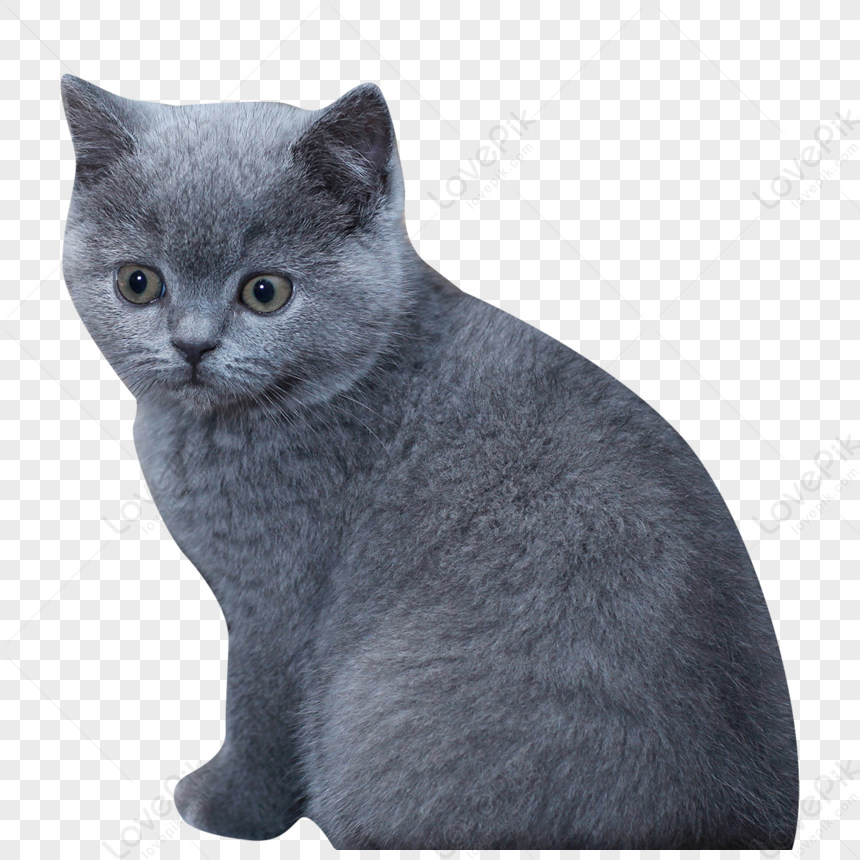
#> input picture v2/image.png, 860 x 860 px
$ python points.py
#> lines starting #> are read from the running program, lines starting #| are printed output that depends on the picture; after the words box and inside, x2 and y2 are one past the last pixel; in counts of white or black regions, pixels touching at a corner belong together
import cv2
import numpy as np

# Загружаем изображение
img = cv2.imread('image.png')
#> img is the input picture: shape (860, 860, 3); mean B, G, R 176, 169.3, 166.5

# Преобразуем изображение в черно-белый формат
gray = cv2.cvtColor(img, cv2.COLOR_BGR2GRAY)

# Применяем бинаризацию для выделения точек
_, thresh = cv2.threshold(gray, 127, 255, cv2.THRESH_BINARY)
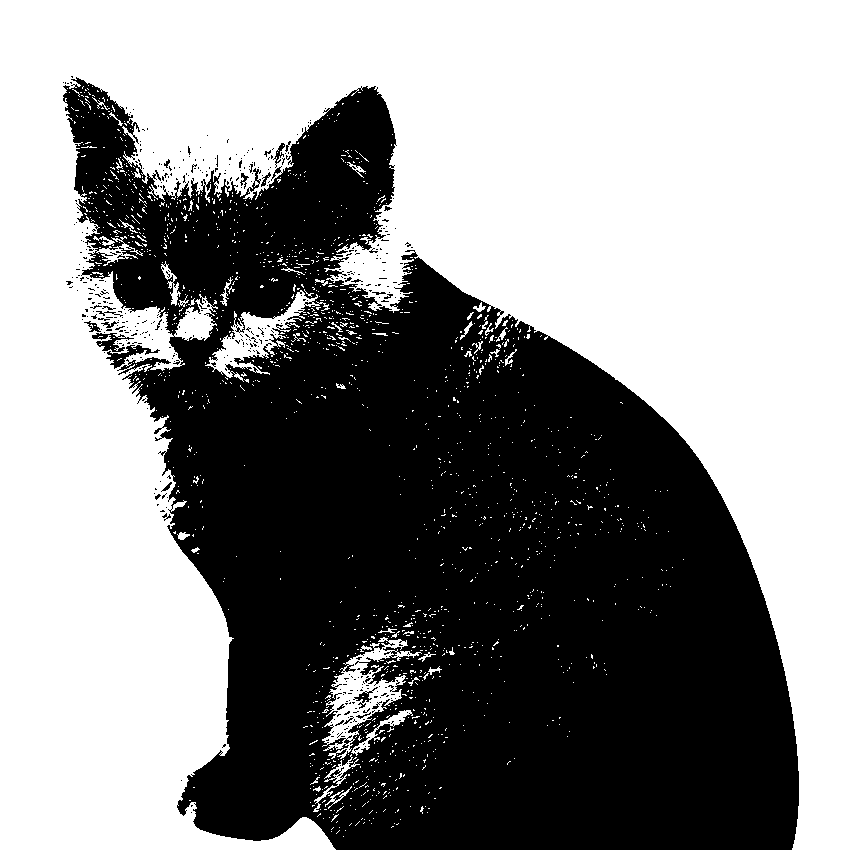
#> thresh: shape (860, 860); 56.1% white; 455 black regions (430 under 20 px)

# Ием контуры точек
contours, _ = cv2.findContours(thresh, cv2.RETR_TREE, cv2.CHAIN_APPROX_SIMPLE)
#> contours = 2407 contours, 2331 with area under 20; largest, box (x1, y1, x2, y2) and area: (0, 0, 860, 860) 737881, (62, 76, 800, 851) 338326, (322, 637, 422, 759) 3725, (205, 290, 330, 382) 2673, (105, 344, 161, 370) 473

# Создаем массив для хранения координат точек
points = []

# Извлекаем координаты точек из контуров
for contour in contours:
    for point in contour:
        x, y = point[0]
        # Форматируем координаты в целое число mod 1000
        x_mod = x % 1000
        y_mod = y % 1000
        points.append([x_mod, y_mod])
#> this loop made 2407 passes
#> contour on passes 1 to 3: [[0, 0], [0, 859], [859, 859], [859, 0]], [[190, 812], [191, 811], [192, 812], [191, 813]], [[185, 810], [186, 809], [187, 810], [186, 811]]
#> after the loop, points = 15465 pairs, first value 0 to 859, second value 0 to 859

# Преобразуем массив точек в массив NumPy
points = np.array(points)

# Настраиваем формат вывода
np.set_printoptions(suppress=True)

# Сохраняем координаты точек в файл
np.savetxt('points.csv', points, delimiter=',', fmt='%.2f')
